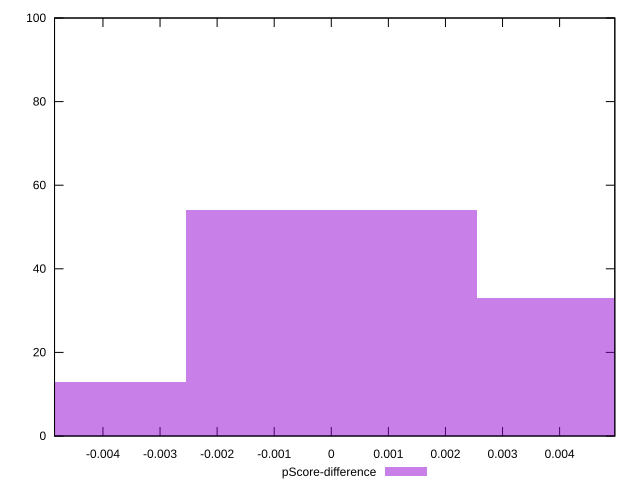

Write gnuplot code to recreate this figure.
reset

$pScoreDifference <<EOF
-0.005100423398485447 13
0 54
0.005100423398485447 33
EOF

set key outside below
set boxwidth 0.005100423398485447
set xrange [-0.004848369966931165:0.00496718683934283]
set yrange [0:100]
set trange [0:100]
set style fill transparent solid 0.5 noborder
set terminal svg size 640, 490 enhanced background rgb 'white'
set output "report_00009_2021-02-08T22-37-41.559Z/first-contentful-paint/samples/pages+cached+noadtech/pScore-difference/histogram.svg"

plot $pScoreDifference title "pScore-difference" with boxes

reset
